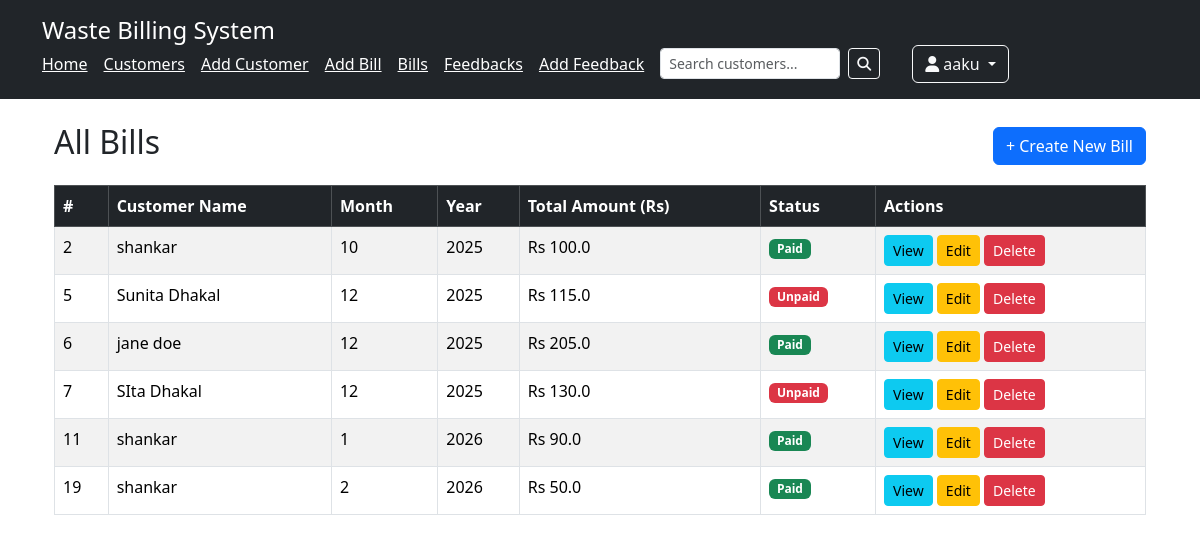
The app's page /bills/ (signed in) with its own data.
### core/models.py (models this page shows, shortened)
class Bill(models.Model):
    customer = models.ForeignKey(Customer, on_delete=models.CASCADE)
    total_amount = models.FloatField(default=0)
    status = models.CharField(max_length=50, choices=[('Paid','Paid'),('Unpaid','Unpaid')], default='Unpaid')
    paid = models.BooleanField(default=False)
    month = models.IntegerField(default=timezone.now().month)
    year = models.IntegerField(default=timezone.now().year)
    date_created = models.DateTimeField(auto_now_add=True)

class Customer(models.Model):
    CUSTOMER_TYPES = [
        ('Household', 'Household'),
        ('Shop', 'Shop'),
        ('Hotel', 'Hotel'),
    ]
    customer_id = models.CharField(max_length=20, unique=True, blank=True)
    name = models.CharField(max_length=100)
    email = models.EmailField()
    phone = models.CharField(max_length=20,default='N/A')
    address = models.CharField(max_length=255, default='N/A')
    customer_type = models.CharField(max_length=20, choices=CUSTOMER_TYPES, default='Household')
    monthly_rate = models.FloatField(default=0)

### core/views.py (the view)
# urls.py: path('bills/', views.bill_list, name='bill_list'),
def bill_list(request):
    bills = Bill.objects.all()
    return render(request, 'core/bill_list.html', {'bills': bills})

### core/templates/core/bill_list.html
{% extends 'core/base.html' %}
{% block content %}
<div class="container mt-4">
    <div class="d-flex justify-content-between align-items-center mb-3">
        <h2>All Bills</h2>
        <a href="{% url 'core:add_bill' %}" class="btn btn-primary">+ Create New Bill</a>
    </div>
    <table class="table table-bordered table-striped">
        <thead class="table-dark">
            <tr>
                <th>#</th>
                <th>Customer Name</th>
                <th>Month</th>
                <th>Year</th>
                <th>Total Amount (Rs)</th>
                <th>Status</th>
                <th>Actions</th>
            </tr>
        </thead>
        <tbody>
            {% for bill in bills %}
            <tr>
                <td>{{ bill.id }}</td>
                <td>{{ bill.customer.name }}</td>
                <td>{{ bill.month }}</td>
                <td>{{ bill.year }}</td>
                <td>Rs {{ bill.total_amount }}</td>
                <td>
                    {% if bill.paid %}
                      <span class="badge bg-success">Paid</span>
                    {% else %}
                      <span class="badge bg-danger">Unpaid</span>
                    {% endif %}
                </td>
                <td>
                    <a href="{% url 'core:bill_detail' bill.id %}" class="btn btn-sm btn-info">View</a>
                    <a href="{% url 'core:edit_bill' bill.id %}" class="btn btn-sm btn-warning">Edit</a>
                    <a href="{% url 'core:delete_bill' bill.id %}" class="btn btn-sm btn-danger"
                       onclick="return confirm('Are you sure you want to delete this bill?');">Delete</a>
                </td>
            </tr>
            {% empty %}
            <tr>
                <td colspan="5" class="text-center">No bills found. Create one now!</td>
            </tr>
            {% endfor %}
        </tbody>
    </table>
</div>
{% endblock %}

### core/templates/core/base.html (shortened to what this page needs)
<!doctype html>
<html>
<head>
    {% load static %}
    <link href="https://cdn.jsdelivr.net/npm/bootstrap@5.3.3/dist/css/bootstrap.min.css" rel="stylesheet">
    <link rel="stylesheet" href="https://cdnjs.cloudflare.com/ajax/libs/font-awesome/6.4.0/css/all.min.css">
    <link rel="stylesheet" href="{% static 'core/css/style.css' %}">
</head>
<body>
<header class="bg-dark text-white p-3 mb-4 sticky-top">
    <div class="container d-flex flex-wrap align-items-center justify-content-between">
        <h1 class="h4 mb-2 mb-md-0">Waste Billing System</h1>
        <nav class="d-flex flex-wrap align-items-center">
            {% if user.is_authenticated %}
                <a href="{% url 'core:home' %}" class="text-white me-3 mb-2 mb-md-0">Home</a>
                <a href="{% url 'core:customer_list' %}" class="text-white me-3 mb-2 mb-md-0">Customers</a>
                <a href="{% url 'core:add_customer' %}" class="text-white me-3 mb-2 mb-md-0">Add Customer</a>
                <a href="{% url 'core:add_bill' %}" class="text-white me-3 mb-2 mb-md-0">Add Bill</a>
                <a href="{% url 'core:bill_list' %}" class="text-white me-3 mb-2 mb-md-0">Bills</a>
                <a href="{% url 'core:feedback_list' %}" class="text-white me-3 mb-2 mb-md-0">Feedbacks</a>
                <a href="{% url 'core:add_feedback' %}" class="text-white me-3 mb-2 mb-md-0">Add Feedback</a>
                <form class="d-flex me-3 mb-2 mb-md-0" method="GET" action="{% url 'core:customer_list' %}">
                    <input class="form-control form-control-sm me-2" type="search" name="q"
                           placeholder="Search customers..." aria-label="Search"
                           value="{{ request.GET.q }}" style="width: 180px;">
                    <button class="btn btn-outline-light btn-sm" type="submit">
                        <i class="fas fa-search"></i>
                    </button>
                </form>
                <div class="dropdown ms-3">
                    <button class="btn btn-outline-light dropdown-toggle" type="button" data-bs-toggle="dropdown">
                        <i class="fas fa-user me-1"></i>{{ user.username }}
                    </button>
                </div>
            {% else %}
                <a href="{% url 'core:admin_login' %}" class="text-white me-3 mb-2 mb-md-0">
                    <i class="fas fa-sign-in-alt me-2"></i>Admin Login
                </a>
            {% endif %}
        </nav>
    </div>
</header>
<main class="container">
    {% block content %}{% endblock %}
</main>
</body>
</html>

### records on screen
Bill: id "2", customer.name "shankar", month "10", year "2025", total_amount "100.0", paid "Paid"
Bill: id "5", customer.name "Sunita Dhakal", month "12", year "2025", total_amount "115.0", paid "Unpaid"
Bill: id "6", customer.name "jane doe", month "12", year "2025", total_amount "205.0", paid "Paid"
Bill: id "7", customer.name "SIta Dhakal", month "12", year "2025", total_amount "130.0", paid "Unpaid"
Bill: id "11", customer.name "shankar", month "1", year "2026", total_amount "90.0", paid "Paid"
Bill: id "19", customer.name "shankar", month "2", year "2026", total_amount "50.0", paid "Paid"

### other values on screen
{{ user.username }} "aaku"
